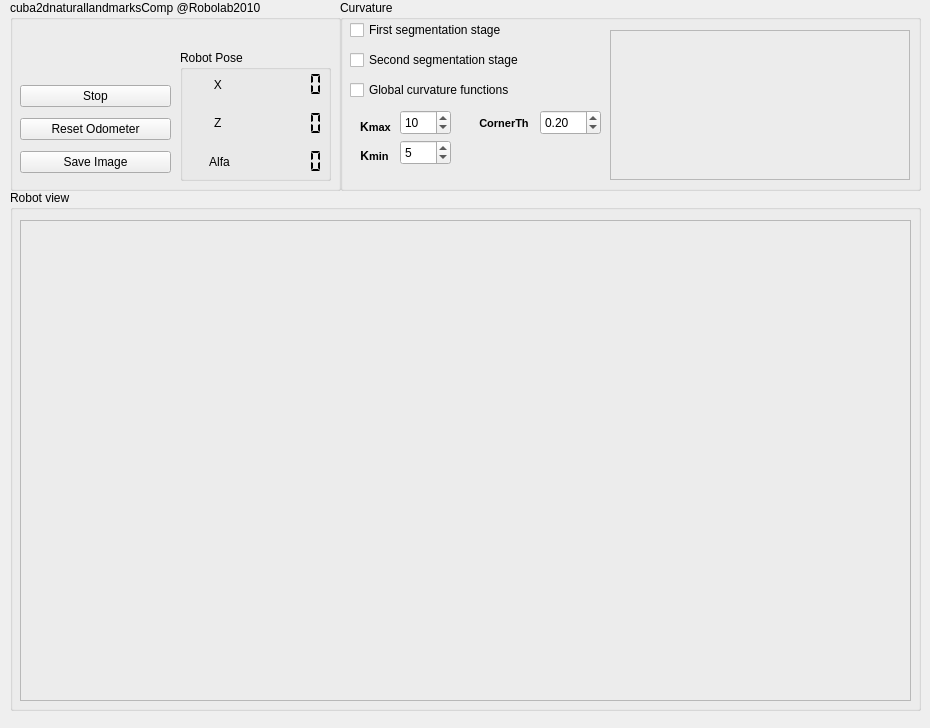
<?xml version="1.0" encoding="UTF-8"?>
<ui version="4.0">
 <class>cubaDlg</class>
 <widget class="QWidget" name="cubaDlg">
  <property name="geometry">
   <rect>
    <x>0</x>
    <y>0</y>
    <width>930</width>
    <height>728</height>
   </rect>
  </property>
  <property name="windowTitle">
   <string>Cuba Features</string>
  </property>
  <widget class="QGroupBox" name="groupBox">
   <property name="geometry">
    <rect>
     <x>10</x>
     <y>0</y>
     <width>331</width>
     <height>191</height>
    </rect>
   </property>
   <property name="title">
    <string>cuba2dnaturallandmarksComp @Robolab2010</string>
   </property>
   <widget class="QWidget" name="verticalLayoutWidget">
    <property name="geometry">
     <rect>
      <x>10</x>
      <y>80</y>
      <width>151</width>
      <height>101</height>
     </rect>
    </property>
    <layout class="QVBoxLayout" name="verticalLayout">
     <item>
      <widget class="QPushButton" name="pbStop">
       <property name="text">
        <string>Stop</string>
       </property>
      </widget>
     </item>
     <item>
      <widget class="QPushButton" name="pbResetOdometer">
       <property name="text">
        <string>Reset Odometer</string>
       </property>
      </widget>
     </item>
     <item>
      <widget class="QPushButton" name="pushButton">
       <property name="text">
        <string>Save Image</string>
       </property>
      </widget>
     </item>
    </layout>
   </widget>
   <widget class="QGroupBox" name="groupBox_2">
    <property name="geometry">
     <rect>
      <x>170</x>
      <y>50</y>
      <width>151</width>
      <height>131</height>
     </rect>
    </property>
    <property name="title">
     <string>Robot Pose</string>
    </property>
    <widget class="QWidget" name="gridLayoutWidget">
     <property name="geometry">
      <rect>
       <x>6</x>
       <y>18</y>
       <width>140</width>
       <height>110</height>
      </rect>
     </property>
     <layout class="QGridLayout" name="gridLayout">
      <item row="2" column="1">
       <widget class="QLCDNumber" name="lcdZ">
        <property name="font">
         <font>
          <pointsize>8</pointsize>
         </font>
        </property>
        <property name="frameShadow">
         <enum>QFrame::Plain</enum>
        </property>
        <property name="lineWidth">
         <number>0</number>
        </property>
        <property name="segmentStyle">
         <enum>QLCDNumber::Flat</enum>
        </property>
       </widget>
      </item>
      <item row="0" column="1">
       <widget class="QLCDNumber" name="lcdX">
        <property name="font">
         <font>
          <pointsize>8</pointsize>
         </font>
        </property>
        <property name="frameShadow">
         <enum>QFrame::Plain</enum>
        </property>
        <property name="lineWidth">
         <number>0</number>
        </property>
        <property name="segmentStyle">
         <enum>QLCDNumber::Flat</enum>
        </property>
       </widget>
      </item>
      <item row="3" column="1">
       <widget class="QLCDNumber" name="lcdAlfa">
        <property name="font">
         <font>
          <pointsize>8</pointsize>
         </font>
        </property>
        <property name="frameShadow">
         <enum>QFrame::Plain</enum>
        </property>
        <property name="lineWidth">
         <number>0</number>
        </property>
        <property name="segmentStyle">
         <enum>QLCDNumber::Flat</enum>
        </property>
       </widget>
      </item>
      <item row="0" column="0">
       <widget class="QLabel" name="label">
        <property name="text">
         <string>X </string>
        </property>
        <property name="alignment">
         <set>Qt::AlignCenter</set>
        </property>
       </widget>
      </item>
      <item row="2" column="0">
       <widget class="QLabel" name="label_2">
        <property name="text">
         <string>Z </string>
        </property>
        <property name="alignment">
         <set>Qt::AlignCenter</set>
        </property>
       </widget>
      </item>
      <item row="3" column="0">
       <widget class="QLabel" name="label_3">
        <property name="text">
         <string>Alfa</string>
        </property>
        <property name="alignment">
         <set>Qt::AlignCenter</set>
        </property>
       </widget>
      </item>
     </layout>
    </widget>
   </widget>
  </widget>
  <widget class="QGroupBox" name="groupBox_3">
   <property name="geometry">
    <rect>
     <x>340</x>
     <y>0</y>
     <width>581</width>
     <height>191</height>
    </rect>
   </property>
   <property name="title">
    <string>Curvature</string>
   </property>
   <widget class="QFrame" name="frameLaser">
    <property name="geometry">
     <rect>
      <x>270</x>
      <y>30</y>
      <width>300</width>
      <height>150</height>
     </rect>
    </property>
    <property name="frameShape">
     <enum>QFrame::StyledPanel</enum>
    </property>
    <property name="frameShadow">
     <enum>QFrame::Raised</enum>
    </property>
   </widget>
   <widget class="QCheckBox" name="check_first">
    <property name="geometry">
     <rect>
      <x>10</x>
      <y>20</y>
      <width>231</width>
      <height>20</height>
     </rect>
    </property>
    <property name="text">
     <string>First segmentation stage </string>
    </property>
   </widget>
   <widget class="QCheckBox" name="check_third">
    <property name="geometry">
     <rect>
      <x>10</x>
      <y>80</y>
      <width>191</width>
      <height>20</height>
     </rect>
    </property>
    <property name="text">
     <string>Global curvature functions</string>
    </property>
   </widget>
   <widget class="QCheckBox" name="check_second">
    <property name="geometry">
     <rect>
      <x>10</x>
      <y>50</y>
      <width>211</width>
      <height>20</height>
     </rect>
    </property>
    <property name="text">
     <string>Second segmentation stage</string>
    </property>
   </widget>
   <widget class="QDoubleSpinBox" name="kminBox">
    <property name="geometry">
     <rect>
      <x>60</x>
      <y>140</y>
      <width>51</width>
      <height>25</height>
     </rect>
    </property>
    <property name="decimals">
     <number>0</number>
    </property>
    <property name="maximum">
     <double>6001.000000000000000</double>
    </property>
    <property name="value">
     <double>5.000000000000000</double>
    </property>
   </widget>
   <widget class="QDoubleSpinBox" name="kmaxBox">
    <property name="geometry">
     <rect>
      <x>60</x>
      <y>110</y>
      <width>51</width>
      <height>25</height>
     </rect>
    </property>
    <property name="decimals">
     <number>0</number>
    </property>
    <property name="maximum">
     <double>10000.000000000000000</double>
    </property>
    <property name="value">
     <double>10.000000000000000</double>
    </property>
   </widget>
   <widget class="QLabel" name="label_15">
    <property name="geometry">
     <rect>
      <x>0</x>
      <y>120</y>
      <width>71</width>
      <height>16</height>
     </rect>
    </property>
    <property name="text">
     <string>&lt;!DOCTYPE HTML PUBLIC &quot;-//W3C//DTD HTML 4.0//EN&quot; &quot;http://www.w3.org/TR/REC-html40/strict.dtd&quot;&gt;
&lt;html&gt;&lt;head&gt;&lt;meta name=&quot;qrichtext&quot; content=&quot;1&quot; /&gt;&lt;style type=&quot;text/css&quot;&gt;
p, li { white-space: pre-wrap; }
&lt;/style&gt;&lt;/head&gt;&lt;body style=&quot; font-family:'Sans Serif'; font-size:9pt; font-weight:400; font-style:normal;&quot;&gt;
&lt;p align=&quot;center&quot; style=&quot; margin-top:0px; margin-bottom:0px; margin-left:0px; margin-right:0px; -qt-block-indent:0; text-indent:0px;&quot;&gt;&lt;span style=&quot; font-family:'DejaVu Sans'; font-weight:600;&quot;&gt;K&lt;/span&gt;&lt;span style=&quot; font-family:'DejaVu Sans'; font-size:8pt; font-weight:600;&quot;&gt;max&lt;/span&gt;&lt;/p&gt;
&lt;p align=&quot;center&quot; style=&quot;-qt-paragraph-type:empty; margin-top:0px; margin-bottom:0px; margin-left:0px; margin-right:0px; -qt-block-indent:0; text-indent:0px; font-family:'DejaVu Sans'; font-size:8pt; font-weight:600;&quot;&gt;&lt;/p&gt;&lt;/body&gt;&lt;/html&gt;</string>
    </property>
   </widget>
   <widget class="QLabel" name="label_16">
    <property name="geometry">
     <rect>
      <x>-1</x>
      <y>149</y>
      <width>71</width>
      <height>16</height>
     </rect>
    </property>
    <property name="text">
     <string>&lt;!DOCTYPE HTML PUBLIC &quot;-//W3C//DTD HTML 4.0//EN&quot; &quot;http://www.w3.org/TR/REC-html40/strict.dtd&quot;&gt;
&lt;html&gt;&lt;head&gt;&lt;meta name=&quot;qrichtext&quot; content=&quot;1&quot; /&gt;&lt;style type=&quot;text/css&quot;&gt;
p, li { white-space: pre-wrap; }
&lt;/style&gt;&lt;/head&gt;&lt;body style=&quot; font-family:'Sans Serif'; font-size:9pt; font-weight:400; font-style:normal;&quot;&gt;
&lt;p align=&quot;center&quot; style=&quot; margin-top:0px; margin-bottom:0px; margin-left:0px; margin-right:0px; -qt-block-indent:0; text-indent:0px;&quot;&gt;&lt;span style=&quot; font-family:'DejaVu Sans'; font-weight:600;&quot;&gt;K&lt;/span&gt;&lt;span style=&quot; font-family:'DejaVu Sans'; font-size:8pt; font-weight:600;&quot;&gt;min&lt;/span&gt;&lt;/p&gt;
&lt;p align=&quot;center&quot; style=&quot;-qt-paragraph-type:empty; margin-top:0px; margin-bottom:0px; margin-left:0px; margin-right:0px; -qt-block-indent:0; text-indent:0px; font-family:'DejaVu Sans'; font-size:8pt; font-weight:600;&quot;&gt;&lt;/p&gt;&lt;/body&gt;&lt;/html&gt;</string>
    </property>
   </widget>
   <widget class="QDoubleSpinBox" name="CornerTh">
    <property name="geometry">
     <rect>
      <x>200</x>
      <y>110</y>
      <width>61</width>
      <height>25</height>
     </rect>
    </property>
    <property name="decimals">
     <number>2</number>
    </property>
    <property name="maximum">
     <double>10000.000000000000000</double>
    </property>
    <property name="singleStep">
     <double>0.050000000000000</double>
    </property>
    <property name="value">
     <double>0.200000000000000</double>
    </property>
   </widget>
   <widget class="QLabel" name="label_17">
    <property name="geometry">
     <rect>
      <x>110</x>
      <y>117</y>
      <width>111</width>
      <height>16</height>
     </rect>
    </property>
    <property name="text">
     <string>&lt;!DOCTYPE HTML PUBLIC &quot;-//W3C//DTD HTML 4.0//EN&quot; &quot;http://www.w3.org/TR/REC-html40/strict.dtd&quot;&gt;
&lt;html&gt;&lt;head&gt;&lt;meta name=&quot;qrichtext&quot; content=&quot;1&quot; /&gt;&lt;style type=&quot;text/css&quot;&gt;
p, li { white-space: pre-wrap; }
&lt;/style&gt;&lt;/head&gt;&lt;body style=&quot; font-family:'Sans Serif'; font-size:9pt; font-weight:400; font-style:normal;&quot;&gt;
&lt;p align=&quot;center&quot; style=&quot; margin-top:0px; margin-bottom:0px; margin-left:0px; margin-right:0px; -qt-block-indent:0; text-indent:0px;&quot;&gt;&lt;span style=&quot; font-size:8pt; font-weight:600;&quot;&gt;CornerTh &lt;/span&gt;&lt;/p&gt;
&lt;p align=&quot;center&quot; style=&quot;-qt-paragraph-type:empty; margin-top:0px; margin-bottom:0px; margin-left:0px; margin-right:0px; -qt-block-indent:0; text-indent:0px; font-size:8pt; font-weight:600;&quot;&gt;&lt;/p&gt;&lt;/body&gt;&lt;/html&gt;</string>
    </property>
   </widget>
  </widget>
  <widget class="QGroupBox" name="groupBox_5">
   <property name="geometry">
    <rect>
     <x>10</x>
     <y>190</y>
     <width>911</width>
     <height>521</height>
    </rect>
   </property>
   <property name="title">
    <string>Robot view</string>
   </property>
   <widget class="QFrame" name="frameWorld">
    <property name="geometry">
     <rect>
      <x>10</x>
      <y>30</y>
      <width>891</width>
      <height>481</height>
     </rect>
    </property>
    <property name="frameShape">
     <enum>QFrame::StyledPanel</enum>
    </property>
    <property name="frameShadow">
     <enum>QFrame::Raised</enum>
    </property>
   </widget>
  </widget>
 </widget>
 <resources/>
 <connections/>
</ui>
